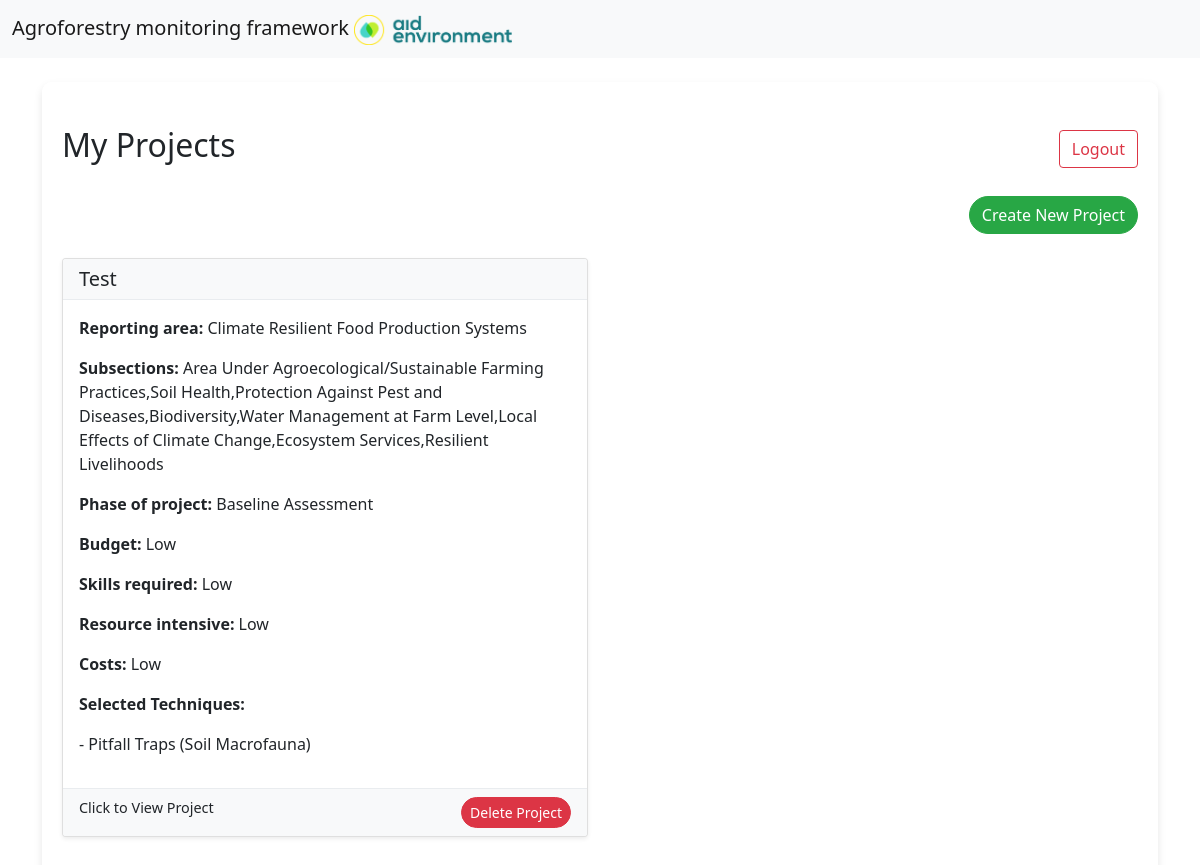
Page /account (signed in) on the committed database.
### app.py (models this page shows)
class Project(db.Model):
    id = db.Column(db.Integer, primary_key=True)
    name = db.Column(db.String(100), nullable=False)
    user_id = db.Column(db.Integer, db.ForeignKey('user.id'), nullable=False)
    project_criteria = db.relationship('ProjectCriteria', backref='project', cascade="all, delete", lazy=True)
    techniques = db.relationship('SelectedTechnique', backref='project', cascade="all, delete", lazy=True)

class Criteria(db.Model):
    id = db.Column(db.Integer, primary_key=True)
    name = db.Column(db.String(100), nullable=False)
    options=db.Column(db.String(500))

class ProjectCriteria(db.Model):
    id = db.Column(db.Integer, primary_key=True)
    project_id = db.Column(db.Integer, db.ForeignKey('project.id'), nullable=False)
    criteria_id = db.Column(db.Integer, db.ForeignKey('criteria.id'), nullable=False)
    answer = db.Column(db.String(50))
    criteria = db.relationship('Criteria', backref='project_criteria')

class SelectedTechnique(db.Model):
    id = db.Column(db.Integer, primary_key=True)
    technique_name = db.Column(db.String(100), nullable=False)
    project_id = db.Column(db.Integer, db.ForeignKey('project.id'), nullable=False)
    description = db.Column(db.String(255), nullable=True)
    image_filename = db.Column(db.String(100), nullable=True)

### app.py (the view)
@app.route("/account")
@login_required
def account():
    projects = Project.query.filter_by(user_id=current_user.id).all()
    for project in projects:
        if check_missing_criteria_answers(project):
            flash("One of your projects requires updated criteria answers. Please answer the new questions.", "warning")
            return redirect(url_for('questions', project_id=project.id))
    project_details = []
    for project in projects:
        criteria_answers = {pc.criteria.name: pc.answer for pc in project.project_criteria}
        techniques = [technique.technique_name for technique in project.techniques]
        project_details.append({
            'project': project,
            'criteria_answers': criteria_answers,
            'techniques': techniques
        })
    return render_template('account.html', projects=projects, project_details=project_details)

### app.py (called while the page is built)
def check_missing_criteria_answers(project):
    required_criteria_ids = {c.id for c in Criteria.query.all()}
    answered_criteria_ids = {pc.criteria_id for pc in project.project_criteria}
    missing_criteria_ids = required_criteria_ids - answered_criteria_ids
    return len(missing_criteria_ids) > 0

@login_manager.user_loader
def load_user(user_id):
    return User.query.get(int(user_id))

### templates/account.html (shortened to what this page needs)
{% extends "layout.html" %}
{% block content %}
<div class="container content-overlay">
    <div class="d-flex justify-content-between align-items-center my-4">
        <h2>My Projects</h2>
        <a href="{{ url_for('logout') }}" class="btn btn-outline-danger">Logout</a>
    </div>
    <div class="d-flex justify-content-end mb-4">
        <a href="{{ url_for('questions') }}" class="btn btn-primary">Create New Project</a>
    </div>
    <div class="row">
        {% for detail in project_details %}
            <div class="col-md-6 mb-4">
                <a href="{{ url_for('project', project_id=detail.project.id) }}" class="text-decoration-none text-dark">
                    <div class="card h-100 shadow-sm">
                        <div class="card-header">
                            <h5 class="card-title mb-0">{{ detail.project.name }}</h5>
                        </div>
                        <div class="card-body">
                            {% for criterion, answer in detail.criteria_answers.items() %}
                                <p><strong>{{ criterion.replace('_', ' ').capitalize() }}:</strong> {{ answer }}</p>
                            {% endfor %}
                            <p><strong>Selected Techniques:</strong></p>
                            <ul class="list-unstyled">
                                {% if detail.techniques %}
                                    {% for technique in detail.techniques %}
                                        <li>- {{ technique }}</li>
                                    {% endfor %}
                                {% else %}
                                    <li class="text-muted">No techniques selected.</li>
                                {% endif %}
                            </ul>
                        </div>
                        <div class="card-footer d-flex justify-content-between">
                            <span>Click to View Project</span>
                            <form action="{{ url_for('delete_project', project_id=detail.project.id) }}" method="post" onsubmit="return confirm('Are you sure you want to delete this project?');">
                                <button type="submit" class="btn btn-danger btn-sm">Delete Project</button>
                            </form>
                        </div>
                    </div>
                </a>
            </div>
        {% else %}
            <div class="col-12">
                <div class="alert alert-info" role="alert">
                    You have no projects yet. Click "Create New Project" to get started!
                </div>
            </div>
        {% endfor %}
    </div>
</div>
{% endblock %}

### static/styles.css (style rules this page uses)
.btn-primary { background-color: #28a745; border-color: #28a745; }
:root { --ae-darkblue: #087880; --ae-lightgreen: #C2ED45; --ae-lightblue: #4FD4C7; --ae-green: #36C726; --ae-yellow: #FEE327; }

### rows in the picture
Project: project.name "Test"
Criteria: replace "Reporting area"
ProjectCriteria: criteria_answers "Climate Resilient Food Production Systems"
Criteria: replace "Subsections"
ProjectCriteria: criteria_answers "Area Under Agroecological/Sustainable Farming Practices,Soil Health,Protection Against Pest and Diseases,Biodiversity,Water Management at Farm Level,Local Effects of Climate Change,Ecosystem Services,Resilient Livelihoods"
Criteria: replace "Phase of project"
ProjectCriteria: criteria_answers "Baseline Assessment"
Criteria: replace "Budget"
ProjectCriteria: criteria_answers "Low"
Criteria: replace "Skills required"
ProjectCriteria: criteria_answers "Low"
Criteria: replace "Resource intensive"
ProjectCriteria: criteria_answers "Low"
Criteria: replace "Costs"
ProjectCriteria: criteria_answers "Low"
SelectedTechnique: technique_name "Pitfall Traps (Soil Macrofauna)"
